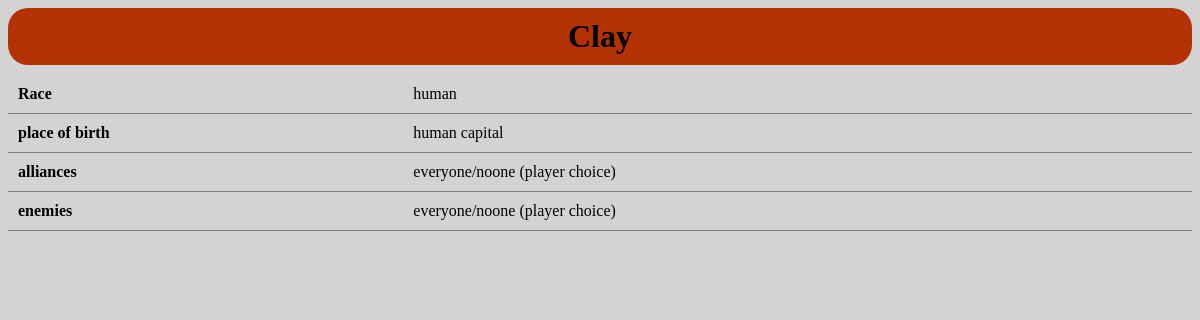
Before: /wb/2/7/ with the older database file.
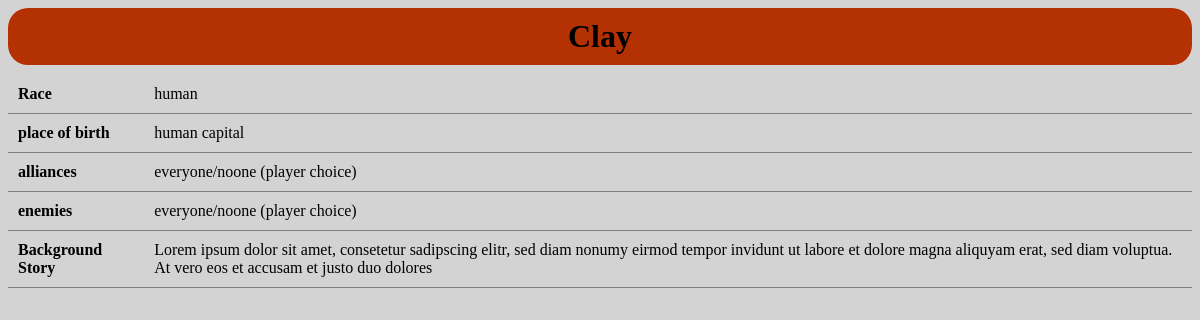
After: the same page with the newer database file.
### worldbuilder/models.py (models this page shows, shortened)
@python_2_unicode_compatible
class Entry(models.Model):
    world = models.ForeignKey(World, on_delete=models.CASCADE)
    name = models.CharField(max_length=200)

@python_2_unicode_compatible
class Variable(models.Model):
    entry = models.ForeignKey(Entry, on_delete=models.CASCADE)
    name = models.CharField(max_length=200, default="-")
    value = models.CharField(max_length=200, default="-")

### worldbuilder/views.py (the view)
# urls.py: url(r'^(?P<world_id>[\w-]+)/(?P<entry_id>[\w-]+)/$', views.EntryView, name='entry'),
def EntryView(request, world_id, entry_id):
    try:
        world = World.objects.get(pk=world_id)
        entry = get_object_or_404(world.entry_set, pk=entry_id)
    except World.DoesNotExist:
        raise Http404("No Entry matches the given query.")
    context = {'entry': entry}
    return render(request, 'worldbuilder/entry.html', context)

### worldbuilder/templates/worldbuilder/entry.html (shortened to what this page needs)
{% load staticfiles %}
<link rel="stylesheet" type="text/css" href="{% static 'worldbuilder/style.css' %}" />
<header>
  <h1>{{ entry.name }}</h1>
</header>
<div>
  <table>
  {% for variable in entry.variable_set.all %}
    <tr>
      <th>{{ variable.name }}</th>
      <td>{{ variable.value }}</td>
    </tr>
  {% endfor %}
  </table>
</div>

### worldbuilder/static/worldbuilder/style.css (style rules this page uses)
header { background-color: #B43104; text-align: center; padding: 10px; border-radius: 20px; }
h1 { margin: 0px; }
div { overflow-x: auto; }
th, td { border-bottom: 1px solid grey; text-align: left; padding: 10px; }
table { border-collapse: collapse; width: 100%; margin: 10px 0px 0px 0px; }

Changed rows visible on the page:
added Variable: name "Background Story", value "Lorem ipsum dolor sit amet, consetetur sadipscing elitr, sed diam nonumy eirmod tempor invidunt ut labore et dolore magna aliquyam erat, sed diam voluptua. At vero eos et accusam et justo duo dolores"
